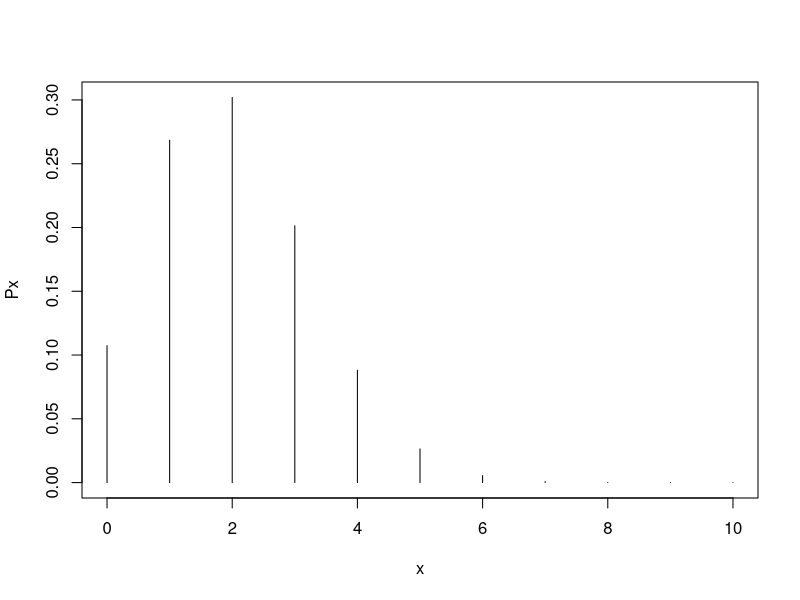

Reproduce this figure in R.
## Probabilidad

## FUncion de probabilidad
teo <- c(1,2,3,4,5,6,5,4,3,2,1)/36

## Simulacion del lanzamiento de los dados
valorDado <- 1:6
nroDados <- 2
lanzamiento <- sample(valorDado, nroDados, replace = T) 

## replace = T : para que en el siguiente lanzamiento vuelva
## a considerar el valor obtenido en la siguiente ejecucion


### Calcular la funcion de probabilidad

## se pone una semilla para que todos los resultados sean
## los mismos

## nro de lanzamientos
nroLanzamientos <- 1000
nroDados2 <- 2

######################################################
obtenerFuncionProbabilidad <- function(r,nDado) { 
  ## crear un vector de 0 con r elementos
  result <- rep(0,r)  
  VALOR_DADO <- 1:6
  
  for (i in 1:r){

    result[i] <- sum(sample(VALOR_DADO, nDado, replace = T))
  } 
    
  funcProbabilidad <- table(result)/r
  
  return(funcProbabilidad) 
}

## poner semilla de 40 y calcular la funcion de probabilidad
set.seed(40)
x <- obtenerFuncionProbabilidad(2,2)
x
## poner semilla de 41 y calcular la funcion de probabilidad
set.seed(41)
obtenerFuncionProbabilidad(2000,2)

set.seed(10)
sample(1:6,2)



######################################################
## Distribucion Binomial
######################################################

#   d    density
#   p    probability   
#   q     quantile
#   r     random
#
#        
#
x <- 0:10
Px <- dbinom(0:10, 10 , 1/5)
plot(x, Px, type = "h")

# Probabiidad que responda 3 : P(x=3)
dbinom(3,10,1/5)

# Calculo de probabilidad de que aprueben, que conteste
# mas de 5 preguntas correctas
1-pbinom(5,10,1/5)
pbinom(5,10,1/5, lower.tail = F)


# numero pseudoaleatorios
resu <- rbinom(80, 10,1/5)
mean(resu)
# varianza muestral
var(resu)


######################################################
## Distribucion Hipergeometrica
######################################################
#              3       7
#            (   )   (   )        
#              0       4
# P(x=0) = --------------
#                 10
#               (   )
#                  4
#
#         P(x=0)     A    N-A      n  
#   dhyper( 0,      3,      7,      4)  
#
#
#  p(x=0) : Probabilidad que no lo detecte
#

dhyper(0,3,7,4)


######################################################
## Distribucion de Poisson
######################################################

ppois(0, 0.5, lower.tail = F)


######################################################
## Distribucion Geometrica
######################################################
# calcular el exito de lanzar un cohete con una probabilida de 0.8 por cada lanzamiento
#
dgeom(6-1,0.8)


######################################################
## Distribucion Binomial Negativa
######################################################
# El calculo es dirente en minitab
#
# Se resta r
dnbinom(7-4,4,0.6)


######################################################
## Distribucion UNiforme
######################################################
# el R acumula de izquierda a derecha
# hay que ingresar  el lower.tail = F
punif(2,0,8, lower.tail=F)

# otra forma
1- punif(2,0,8)



######################################################
## Distribucion Exponencial
######################################################

pexp(350, 1/300)

pexp(330, 1/300) - pexp(320, 1/300)

qexp(0.2, 1/300)


######################################################
## Distribucion Normal
######################################################
pnorm(750,850,45)


######################################################
## Distribucion t, Chi y F
######################################################







